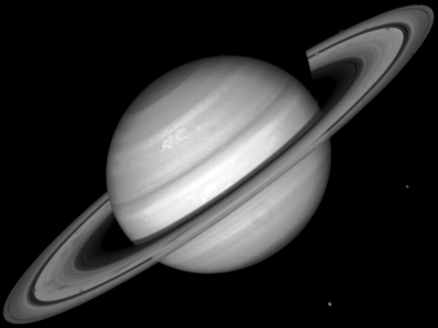
%> input picture slike/saturn.tif, 438 x 328 px
$ octave zad64.m   (GNU Octave 9; MATLAB toolbox functions it lacks are replaced by stand-ins)
%> lines starting %> are read from the running program, lines starting %| are printed output that depends on the picture
close all;
clear all;

img = im2double(imread('slike/saturn.tif'));
%> img: size 328x438 double; min 0, max 1, mean 0.198

D = [1, 3, 5, 10];

figure;
for i = 1:4
    subplot(2,2,i);
    imgT1 = img(1+D(i):end, 1+D(i):end);
    imgT2 = img(1:end-D(i), 1:end-D(i));

    hist3([imgT1(:), imgT2(:)]);

end
%> this loop made 4 passes
%> pass 2, `imgT1 = img(1+D(i):end, 1+D(i):end);`:
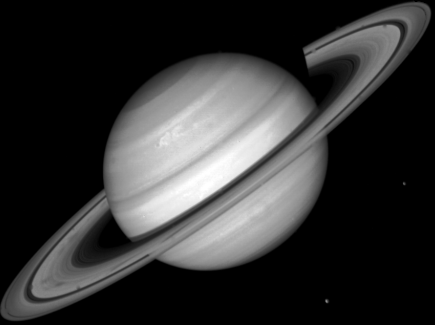
%> imgT1: size 325x435 double; min 0, max 1, mean 0.201
%> pass 2, `imgT2 = img(1:end-D(i), 1:end-D(i));`:
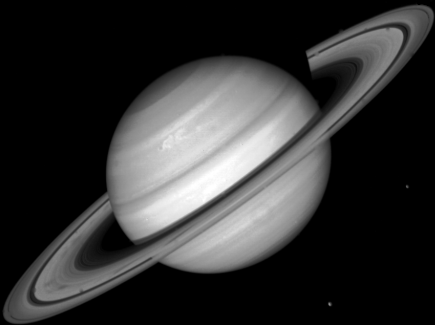
%> imgT2: size 325x435 double; min 0, max 1, mean 0.201; mean of the top-left, top-right, bottom-left and bottom-right quarters 0.145, 0.234, 0.267, 0.159
%> after the loop:
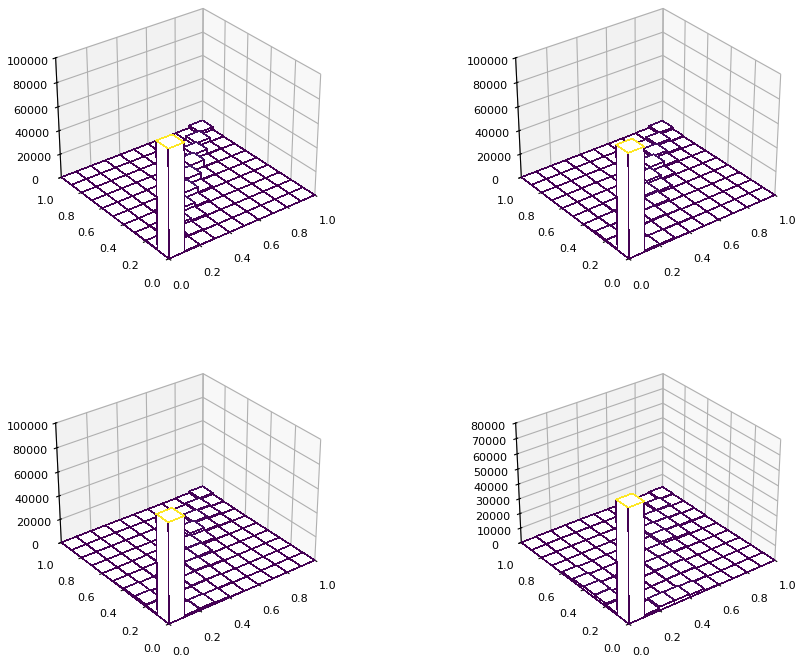
%> figure redrawn from the program's plot data, 4 panels

$ run again, with slike/moon.tif copied over slike/saturn.tif
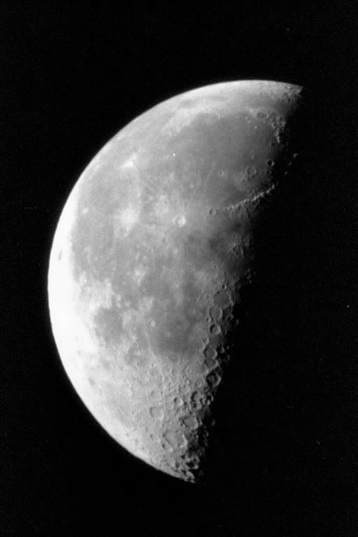
%> input picture slike/moon.tif, 358 x 537 px
%> the loop `for i = 1:4` made 4 passes
%> pass 2, `imgT1 = img(1+D(i):end, 1+D(i):end);`:
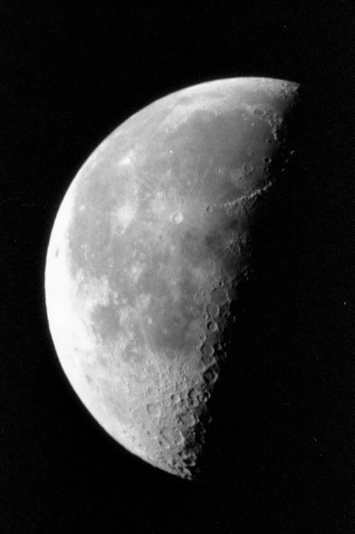
%> imgT1: size 534x355 double; min 0, max 0.992, mean 0.21
%> after the loop `for i = 1:4`:
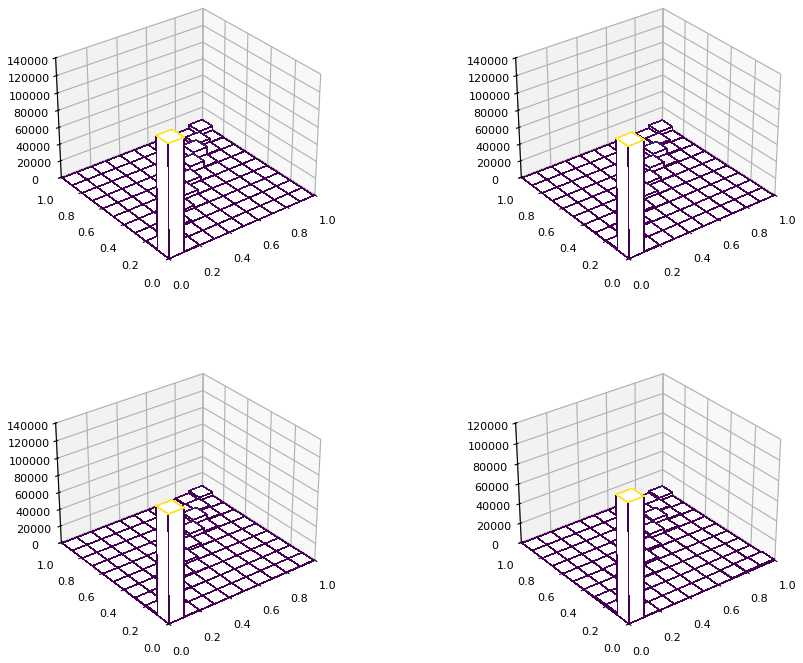
%> figure redrawn from the program's plot data, 4 panels

$ run again, with slike/testpat1.tif copied over slike/saturn.tif
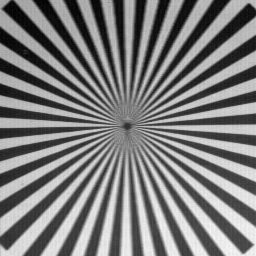
%> input picture slike/testpat1.tif, 256 x 256 px
%> the loop `for i = 1:4` made 4 passes
%> pass 1, `imgT1 = img(1+D(i):end, 1+D(i):end);`:
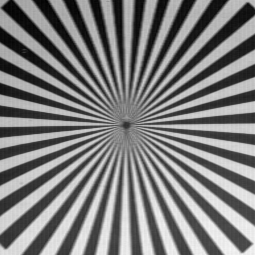
%> imgT1: size 255x255 double; min 0, max 0.957, mean 0.489
%> after the loop `for i = 1:4`:
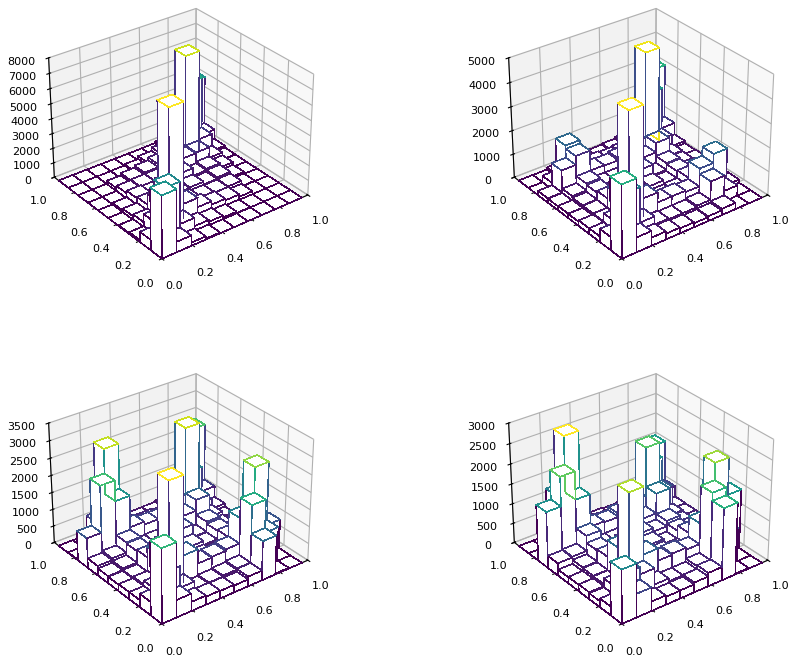
%> figure redrawn from the program's plot data, 4 panels
